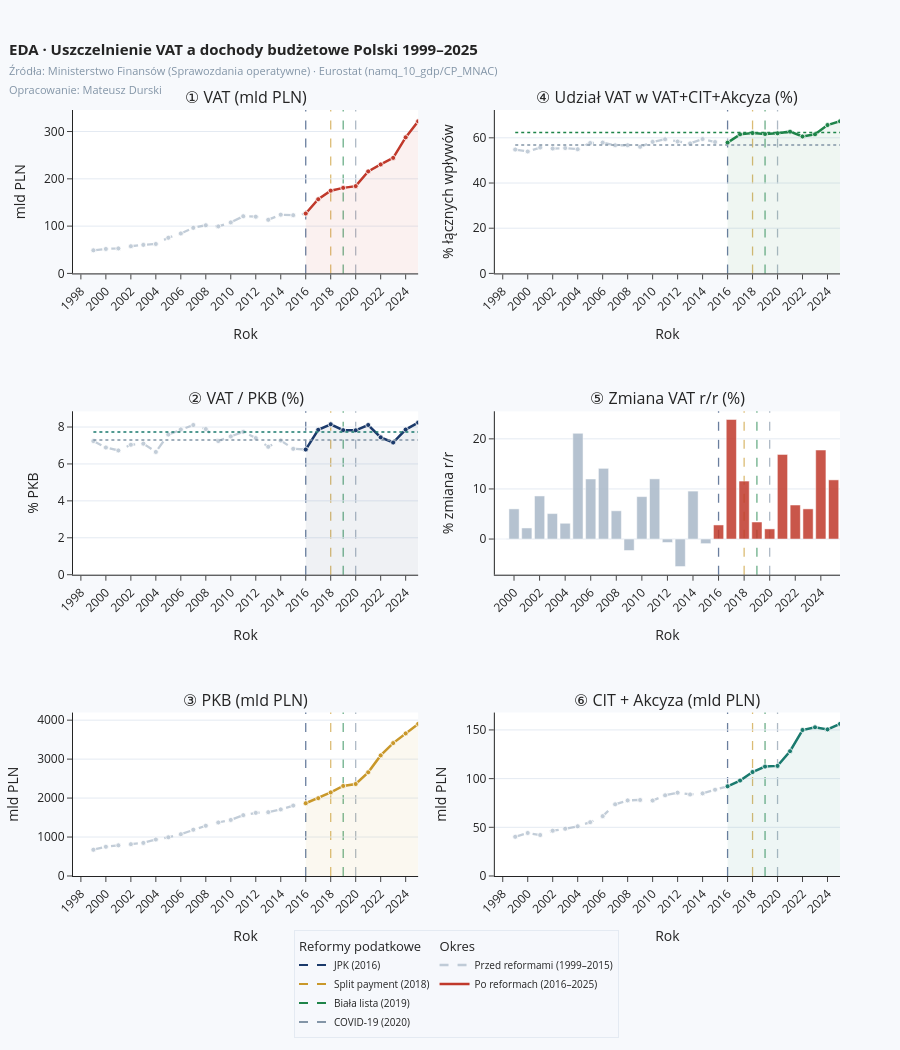

Write notebook code for a chart like this one.
### Code cell
# ── SEKCJA 1: DASHBOARD LINIOWY 3×2 (dane roczne z df) ──────────────────────


# Konwersja indeksu kwartalnego na PeriodIndex żeby resample działał
df.index = pd.PeriodIndex(df.index, freq='Q')

df_rok = df[['vat_mld', 'cit_mld', 'akcyza_mld', 'pkb_mld']].resample('Y').sum()
df_rok.index = df_rok.index.year   # indeks jako int roku (1999, 2000, ...)

# Zmienne pochodne na danych rocznych
df_rok['vat_pkb_pct']    = df_rok['vat_mld'] / df_rok['pkb_mld'] * 100
df_rok['vat_udzial_pct'] = (
    df_rok['vat_mld'] /
    (df_rok['vat_mld'] + df_rok['cit_mld'] + df_rok['akcyza_mld']) * 100
)
df_rok['vat_rr']         = df_rok['vat_mld'].pct_change() * 100
df_rok['cit_akc_mld']    = df_rok['cit_mld'] + df_rok['akcyza_mld']
df_rok['trend']          = range(1, len(df_rok) + 1)

# Przywróć indeks df do string (żeby nie psuć dalszych analiz)
df.index = df.index.astype(str)

print(f'✅ Agregacja roczna: {df_rok.index.min()}–{df_rok.index.max()}, '
      f'n={len(df_rok)}')
print(df_rok[['vat_mld', 'pkb_mld', 'vat_pkb_pct',
              'vat_udzial_pct']].tail(5).to_string())

# ══════════════════════════════════════════════════════════════════════════════
# DANE DLA DASHBOARDU
# ══════════════════════════════════════════════════════════════════════════════

lata = df_rok.index.tolist()

# Podział przed/po — rok 2016 wspólny punkt łączący segmenty
lata_przed = [r for r in lata if r <= 2016]
lata_po    = [r for r in lata if r >= 2016]

def split(kolumna):
    """Dzieli serię na dwa okresy. Rok 2016 wspólny — zapewnia ciągłość linii."""
    dane = df_rok[kolumna].round(2)
    return (
        dane[dane.index <= 2016].tolist(),
        dane[dane.index >= 2016].tolist(),
    )

# Indeks 1999=100
vat_n = (df_rok['vat_mld']    / df_rok['vat_mld'].iloc[0]    * 100).round(2).tolist()
cit_n = (df_rok['cit_mld']    / df_rok['cit_mld'].iloc[0]    * 100).round(2).tolist()
akc_n = (df_rok['akcyza_mld'] / df_rok['akcyza_mld'].iloc[0] * 100).round(2).tolist()

idx_2016 = lata.index(2016)
vat_n_przed, vat_n_po = vat_n[:idx_2016 + 1], vat_n[idx_2016:]
cit_n_przed, cit_n_po = cit_n[:idx_2016 + 1], cit_n[idx_2016:]
akc_n_przed, akc_n_po = akc_n[:idx_2016 + 1], akc_n[idx_2016:]

# Zmiana r/r
rr_vals = df_rok['vat_rr'].fillna(0).round(2).tolist()

# Średnie VAT/PKB przed/po
sr_przed = df_rok.loc[df_rok.index <= 2015, 'vat_pkb_pct'].mean()
sr_po    = df_rok.loc[df_rok.index >= 2016, 'vat_pkb_pct'].mean()

# Średnie udziału VAT przed/po
sr_ud_przed = df_rok.loc[df_rok.index <= 2015, 'vat_udzial_pct'].mean()
sr_ud_po    = df_rok.loc[df_rok.index >= 2016, 'vat_udzial_pct'].mean()

# ── KOLORY ────────────────────────────────────────────────────────────────────
CZERWONY    = '#C0392B'
NIEBIESKI   = '#1B3A6B'
ZLOTY       = '#C9982A'
TURKUSOWY   = '#1A7A6E'
ZIELONY     = '#1E8449'
MGLA        = '#8395A7'
SZARY_PRZED = '#A9B8C8'
SZARY_GRID  = '#E4EAF2'
BG          = '#F7F9FC'

FILL = {
    CZERWONY:  'rgba(192,57,43,0.07)',
    NIEBIESKI: 'rgba(27,58,107,0.07)',
    ZLOTY:     'rgba(201,152,42,0.07)',
    TURKUSOWY: 'rgba(26,122,110,0.07)',
    ZIELONY:   'rgba(30,132,73,0.07)',
}

# ── FIGURA 3×2 ────────────────────────────────────────────────────────────────
fig = make_subplots(
    rows=3, cols=2,
    subplot_titles=[
        '① VAT (mld PLN)',
        '④ Udział VAT w VAT+CIT+Akcyza (%)',
        '② VAT / PKB (%)',
        '⑤ Zmiana VAT r/r (%)',
        '③ PKB (mld PLN)',
        '⑥ CIT + Akcyza (mld PLN)',
    ],
    vertical_spacing=0.18,
    horizontal_spacing=0.10,
)

# ── HELPER: dwa segmenty dla jednej serii ─────────────────────────────────────
def dodaj_serie(fig, row, col, kolumna, kolor, hover_suffix, fill=False):
    """
    Rysuje serię jako dwa segmenty:
      przed 2016 — szary, kreskowany
      po 2016    — pełny kolor
    Rok 2016 wspólny — linia ciągła wizualnie.
    """
    dane_przed, dane_po = split(kolumna)

    fig.add_trace(go.Scatter(
        x=lata_przed, y=dane_przed,
        mode='lines+markers',
        line=dict(color=SZARY_PRZED, width=2.3, dash='dash'),
        marker=dict(size=5, color=SZARY_PRZED,
                    line=dict(color='white', width=0.8)),
        opacity=0.7, showlegend=False,
        hovertemplate=f'<b>%{{x}}</b><br>%{{y:.2f}} {hover_suffix}'
                      f'<extra>przed 2016</extra>',
    ), row=row, col=col)

    fig.add_trace(go.Scatter(
        x=lata_po, y=dane_po,
        mode='lines+markers',
        line=dict(color=kolor, width=2.5),
        marker=dict(size=5, color=kolor,
                    line=dict(color='white', width=0.8)),
        fill='tozeroy' if fill else 'none',
        fillcolor=FILL.get(kolor) if fill else None,
        showlegend=False,
        hovertemplate=f'<b>%{{x}}</b><br>%{{y:.2f}} {hover_suffix}'
                      f'<extra>po 2016</extra>',
    ), row=row, col=col)


# ── ① VAT — row1, col1 ───────────────────────────────────────────────────────
dodaj_serie(fig, 1, 1, 'vat_mld', CZERWONY, 'mld PLN', fill=True)

# ── ② VAT/PKB — row2, col1 ───────────────────────────────────────────────────
dodaj_serie(fig, 2, 1, 'vat_pkb_pct', NIEBIESKI, '%', fill=True)

# Linie średnich
fig.add_trace(go.Scatter(
    x=[lata[0], lata[-1]], y=[sr_przed, sr_przed],
    mode='lines', showlegend=False,
    line=dict(color=MGLA, width=1.5, dash='dot'),
    hovertemplate=f'Śr. 1999–2015: {sr_przed:.2f}%<extra></extra>',
), row=2, col=1)

fig.add_trace(go.Scatter(
    x=[lata[0], lata[-1]], y=[sr_po, sr_po],
    mode='lines', showlegend=False,
    line=dict(color=TURKUSOWY, width=1.5, dash='dot'),
    hovertemplate=f'Śr. 2016–2025: {sr_po:.2f}%<extra></extra>',
), row=2, col=1)

# ── ③ PKB — row3, col1 ───────────────────────────────────────────────────────
dodaj_serie(fig, 3, 1, 'pkb_mld', ZLOTY, 'mld PLN', fill=True)

# ── ④ UDZIAŁ VAT — row1, col2 ─────────────────────────────────────────────────
dodaj_serie(fig, 1, 2, 'vat_udzial_pct', ZIELONY, '%', fill=True)

# Linie średnich udziału
fig.add_trace(go.Scatter(
    x=[lata[0], lata[-1]], y=[sr_ud_przed, sr_ud_przed],
    mode='lines', showlegend=False,
    line=dict(color=MGLA, width=1.5, dash='dot'),
    hovertemplate=f'Śr. 1999–2015: {sr_ud_przed:.2f}%<extra></extra>',
), row=1, col=2)

fig.add_trace(go.Scatter(
    x=[lata[0], lata[-1]], y=[sr_ud_po, sr_ud_po],
    mode='lines', showlegend=False,
    line=dict(color=ZIELONY, width=1.5, dash='dot'),
    hovertemplate=f'Śr. 2016–2025: {sr_ud_po:.2f}%<extra></extra>',
), row=1, col=2)

# ── ⑤ VAT r/r — row2, col2 ───────────────────────────────────────────────────
kolory_bar = [
    SZARY_PRZED if r < 2016 else (CZERWONY if v >= 0 else MGLA)
    for r, v in zip(lata, rr_vals)
]

fig.add_trace(go.Bar(
    x=lata, y=rr_vals,
    marker_color=kolory_bar,
    marker_line_color='white',
    marker_line_width=0.5,
    opacity=0.85,
    showlegend=False,
    hovertemplate='<b>%{x}</b><br>Zmiana: %{y:.2f}%<extra></extra>',
), row=2, col=2)

# ── ⑥ CIT + AKCYZA — row3, col2 ──────────────────────────────────────────────
dodaj_serie(fig, 3, 2, 'cit_akc_mld', TURKUSOWY, 'mld PLN', fill=True)

# ── LINIE REFORM ─────────────────────────────────────────────────────────────
subplot_axes = [
    ('x',  'y'),
    ('x2', 'y2'),
    ('x3', 'y3'),
    ('x4', 'y4'),
    ('x5', 'y5'),
    ('x6', 'y6'),
]

REFORMY = [
    (2016, NIEBIESKI, 'JPK (2016)'),
    (2018, ZLOTY,     'Split payment (2018)'),
    (2019, ZIELONY,   'Biała lista (2019)'),
    (2020, MGLA,      'COVID-19 (2020)'),
]

shapes = []
for xref, yref in subplot_axes:
    for rok, kolor, _ in REFORMY:
        shapes.append(dict(
            type='line',
            xref=xref, yref=f'{yref} domain',
            x0=rok, x1=rok, y0=0, y1=1,
            line=dict(color=kolor, width=1.3, dash='dash'),
            opacity=0.65, layer='below',
        ))

# ── LEGENDA ───────────────────────────────────────────────────────────────────
for i, (rok, kolor, label) in enumerate(REFORMY):
    fig.add_trace(go.Scatter(
        x=[None], y=[None], mode='lines',
        name=label,
        legendgroup='reformy',
        legendgrouptitle_text='Reformy podatkowe' if i == 0 else None,
        line=dict(color=kolor, width=2, dash='dash'),
        showlegend=True,
    ))

for i, (kolor, dash, opacity, label) in enumerate([
    (SZARY_PRZED, 'dash',  0.7, 'Przed reformami (1999–2015)'),
    (CZERWONY,    'solid', 1.0, 'Po reformach (2016–2025)'),
]):
    fig.add_trace(go.Scatter(
        x=[None], y=[None], mode='lines',
        name=label,
        legendgroup='okresy',
        legendgrouptitle_text='Okres' if i == 0 else None,
        line=dict(color=kolor, width=2.5, dash=dash),
        opacity=opacity, showlegend=True,
    ))

# ── LAYOUT ───────────────────────────────────────────────────────────────────
fig.update_layout(
    title=dict(
        text=(
            '<b>EDA · Uszczelnienie VAT a dochody budżetowe Polski 1999–2025</b><br>'
            '<span style="font-size:11px;color:#8395A7">'
            'Źródła: Ministerstwo Finansów (Sprawozdania operatywne) · '
            'Eurostat (namq_10_gdp/CP_MNAC)<br>'
            'Opracowanie: Mateusz Durski'
            '</span>'
        ),
        x=0.01, xanchor='left',
        font=dict(size=15),
    ),
    height=1050,
    paper_bgcolor=BG,
    hovermode='x unified',
    template='simple_white',
    shapes=shapes,
    annotations=[],
    legend=dict(
        orientation='h',
        y=-0.07, x=0.5, xanchor='center',
        font=dict(size=10),
        bgcolor='rgba(247,249,252,0.9)',
        bordercolor=SZARY_GRID, borderwidth=1,
        tracegroupgap=30,
    ),
    margin=dict(t=110, b=100, l=60, r=60),
)

# ── OSIE ─────────────────────────────────────────────────────────────────────
etykiety_osi = [
    (1, 1, 'Rok', 'mld PLN'),
    (1, 2, 'Rok', '% łącznych wpływów'),
    (2, 1, 'Rok', '% PKB'),
    (2, 2, 'Rok', '% zmiana r/r'),
    (3, 1, 'Rok', 'mld PLN'),
    (3, 2, 'Rok', 'mld PLN'),
]
for row, col, xlabel, ylabel in etykiety_osi:
    fig.update_xaxes(
        title_text=xlabel, showgrid=False,
        tickangle=-45, dtick=2,   # co 2 lata — czytelne przy n=26
        row=row, col=col,
    )
    fig.update_yaxes(
        title_text=ylabel, showgrid=True,
        gridcolor=SZARY_GRID, row=row, col=col,
    )

# Grid fix
for axis in fig.layout:
    if 'xaxis' in axis:
        fig.layout[axis].update(showgrid=False)
    if 'yaxis' in axis:
        fig.layout[axis].update(showgrid=True, gridcolor=SZARY_GRID)

# ── EXPORT ───────────────────────────────────────────────────────────────────
file_path = OUT_DIR / "eda_vat_interaktywny.html"

fig.write_html(
    file_path,
    include_plotlyjs="cdn",
)

print(f"✅ Zapisano: {file_path}")

fig.show()

### Figure 1 — Plotly figure (JSON) as saved in the notebook; plotly's stock layout.template omitted (floating-point values rounded to 4 significant figures)
{"data": [{"hovertemplate": "<b>%{x}</b><br>%{y:.2f} mld PLN<extra>przed 2016</extra>", "line": {"color": "#A9B8C8", "dash": "dash", "width": 2.3}, "marker": {"color": "#A9B8C8", "line": {"color": "white", "width": 0.8}, "size": 5}, "mode": "lines+markers", "opacity": 0.7, "showlegend": false, "type": "scatter", "x": [1999, 2000, 2001, 2002, 2003, 2004, 2005, 2006, 2007, 2008, 2009, 2010, 2011, 2012, 2013, 2014, 2015, 2016], "xaxis": "x", "y": [48.81, 51.75, 52.89, 57.44, 60.36, 62.26, 75.4, 84.44, 96.35, 101.8, 99.45, 107.9, 120.8, 120, 113.4, 124.3, 123.1, 126.6], "yaxis": "y"}, {"fill": "tozeroy", "fillcolor": "rgba(192,57,43,0.07)", "hovertemplate": "<b>%{x}</b><br>%{y:.2f} mld PLN<extra>po 2016</extra>", "line": {"color": "#C0392B", "width": 2.5}, "marker": {"color": "#C0392B", "line": {"color": "white", "width": 0.8}, "size": 5}, "mode": "lines+markers", "showlegend": false, "type": "scatter", "x": [2016, 2017, 2018, 2019, 2020, 2021, 2022, 2023, 2024, 2025], "xaxis": "x", "y": [126.6, 156.8, 174.9, 180.9, 184.6, 215.7, 230.4, 244.3, 287.7, 321.6], "yaxis": "y"}, {"hovertemplate": "<b>%{x}</b><br>%{y:.2f} %<extra>przed 2016</extra>", "line": {"color": "#A9B8C8", "dash": "dash", "width": 2.3}, "marker": {"color": "#A9B8C8", "line": {"color": "white", "width": 0.8}, "size": 5}, "mode": "lines+markers", "opacity": 0.7, "showlegend": false, "type": "scatter", "x": [1999, 2000, 2001, 2002, 2003, 2004, 2005, 2006, 2007, 2008, 2009, 2010, 2011, 2012, 2013, 2014, 2015, 2016], "xaxis": "x3", "y": [7.24, 6.89, 6.73, 7.04, 7.1, 6.65, 7.59, 7.87, 8.11, 7.89, 7.24, 7.49, 7.74, 7.4, 6.93, 7.27, 6.82, 6.78], "yaxis": "y3"}, {"fill": "tozeroy", "fillcolor": "rgba(27,58,107,0.07)", "hovertemplate": "<b>%{x}</b><br>%{y:.2f} %<extra>po 2016</extra>", "line": {"color": "#1B3A6B", "width": 2.5}, "marker": {"color": "#1B3A6B", "line": {"color": "white", "width": 0.8}, "size": 5}, "mode": "lines+markers", "showlegend": false, "type": "scatter", "x": [2016, 2017, 2018, 2019, 2020, 2021, 2022, 2023, 2024, 2025], "xaxis": "x3", "y": [6.78, 7.85, 8.15, 7.83, 7.82, 8.11, 7.44, 7.16, 7.86, 8.24], "yaxis": "y3"}, {"hovertemplate": "Śr. 1999–2015: 7.29%<extra></extra>", "line": {"color": "#8395A7", "dash": "dot", "width": 1.5}, "mode": "lines", "showlegend": false, "type": "scatter", "x": [1999, 2025], "xaxis": "x3", "y": [7.294, 7.294], "yaxis": "y3"}, {"hovertemplate": "Śr. 2016–2025: 7.72%<extra></extra>", "line": {"color": "#1A7A6E", "dash": "dot", "width": 1.5}, "mode": "lines", "showlegend": false, "type": "scatter", "x": [1999, 2025], "xaxis": "x3", "y": [7.724, 7.724], "yaxis": "y3"}, {"hovertemplate": "<b>%{x}</b><br>%{y:.2f} mld PLN<extra>przed 2016</extra>", "line": {"color": "#A9B8C8", "dash": "dash", "width": 2.3}, "marker": {"color": "#A9B8C8", "line": {"color": "white", "width": 0.8}, "size": 5}, "mode": "lines+markers", "opacity": 0.7, "showlegend": false, "type": "scatter", "x": [1999, 2000, 2001, 2002, 2003, 2004, 2005, 2006, 2007, 2008, 2009, 2010, 2011, 2012, 2013, 2014, 2015, 2016], "xaxis": "x5", "y": [674.1, 751.1, 786.4, 815.8, 850.2, 936.1, 993.1, 1072.0, 1189.0, 1290.0, 1373.0, 1440.0, 1561.0, 1621.0, 1638.0, 1710.0, 1807.0, 1867.0], "yaxis": "y5"}, {"fill": "tozeroy", "fillcolor": "rgba(201,152,42,0.07)", "hovertemplate": "<b>%{x}</b><br>%{y:.2f} mld PLN<extra>po 2016</extra>", "line": {"color": "#C9982A", "width": 2.5}, "marker": {"color": "#C9982A", "line": {"color": "white", "width": 0.8}, "size": 5}, "mode": "lines+markers", "showlegend": false, "type": "scatter", "x": [2016, 2017, 2018, 2019, 2020, 2021, 2022, 2023, 2024, 2025], "xaxis": "x5", "y": [1867.0, 1997.0, 2146.0, 2311.0, 2361.0, 2661, 3096.0, 3411.0, 3659.0, 3904.0], "yaxis": "y5"}, {"hovertemplate": "<b>%{x}</b><br>%{y:.2f} %<extra>przed 2016</extra>", "line": {"color": "#A9B8C8", "dash": "dash", "width": 2.3}, "marker": {"color": "#A9B8C8", "line": {"color": "white", "width": 0.8}, "size": 5}, "mode": "lines+markers", "opacity": 0.7, "showlegend": false, "type": "scatter", "x": [1999, 2000, 2001, 2002, 2003, 2004, 2005, 2006, 2007, 2008, 2009, 2010, 2011, 2012, 2013, 2014, 2015, 2016], "xaxis": "x2", "y": [54.8, 53.95, 55.69, 55.26, 55.45, 54.95, 57.72, 57.89, 56.7, 56.72, 56.02, 58.21, 59.33, 58.37, 57.53, 59.43, 58.15, 57.88], "yaxis": "y2"}, {"fill": "tozeroy", "fillcolor": "rgba(30,132,73,0.07)", "hovertemplate": "<b>%{x}</b><br>%{y:.2f} %<extra>po 2016</extra>", "line": {"color": "#1E8449", "width": 2.5}, "marker": {"color": "#1E8449", "line": {"color": "white", "width": 0.8}, "size": 5}, "mode": "lines+markers", "showlegend": false, "type": "scatter", "x": [2016, 2017, 2018, 2019, 2020, 2021, 2022, 2023, 2024, 2025], "xaxis": "x2", "y": [57.88, 61.53, 62.1, 61.68, 62.01, 62.73, 60.58, 61.54, 65.65, 67.31], "yaxis": "y2"}, {"hovertemplate": "Śr. 1999–2015: 56.83%<extra></extra>", "line": {"color": "#8395A7", "dash": "dot", "width": 1.5}, "mode": "lines", "showlegend": false, "type": "scatter", "x": [1999, 2025], "xaxis": "x2", "y": [56.83, 56.83], "yaxis": "y2"}, {"hovertemplate": "Śr. 2016–2025: 62.30%<extra></extra>", "line": {"color": "#1E8449", "dash": "dot", "width": 1.5}, "mode": "lines", "showlegend": false, "type": "scatter", "x": [1999, 2025], "xaxis": "x2", "y": [62.3, 62.3], "yaxis": "y2"}, {"hovertemplate": "<b>%{x}</b><br>Zmiana: %{y:.2f}%<extra></extra>", "marker": {"color": ["#A9B8C8", "#A9B8C8", "#A9B8C8", "#A9B8C8", "#A9B8C8", "#A9B8C8", "#A9B8C8", "#A9B8C8", "#A9B8C8", "#A9B8C8", "#A9B8C8", "#A9B8C8", "#A9B8C8", "#A9B8C8", "#A9B8C8", "#A9B8C8", "#A9B8C8", "#C0392B", "#C0392B", "#C0392B", "#C0392B", "#C0392B", "#C0392B", "#C0392B", "#C0392B", "#C0392B", "#C0392B"], "line": {"color": "white", "width": 0.5}}, "opacity": 0.85, "showlegend": false, "type": "bar", "x": [1999, 2000, 2001, 2002, 2003, 2004, 2005, 2006, 2007, 2008, 2009, 2010, 2011, 2012, 2013, 2014, 2015, 2016, 2017, 2018, 2019, 2020, 2021, 2022, 2023, 2024, 2025], "xaxis": "x4", "y": [0, 6.02, 2.21, 8.6, 5.08, 3.15, 21.1, 11.99, 14.11, 5.64, -2.29, 8.47, 12.01, -0.69, -5.49, 9.57, -0.92, 2.81, 23.87, 11.57, 3.4, 2.02, 16.9, 6.79, 6.02, 17.77, 11.81], "yaxis": "y4"}, {"hovertemplate": "<b>%{x}</b><br>%{y:.2f} mld PLN<extra>przed 2016</extra>", "line": {"color": "#A9B8C8", "dash": "dash", "width": 2.3}, "marker": {"color": "#A9B8C8", "line": {"color": "white", "width": 0.8}, "size": 5}, "mode": "lines+markers", "opacity": 0.7, "showlegend": false, "type": "scatter", "x": [1999, 2000, 2001, 2002, 2003, 2004, 2005, 2006, 2007, 2008, 2009, 2010, 2011, 2012, 2013, 2014, 2015, 2016], "xaxis": "x6", "y": [40.27, 44.18, 42.08, 46.5, 48.5, 51.04, 55.24, 61.42, 73.57, 77.65, 78.08, 77.45, 82.83, 85.6, 83.73, 84.84, 88.62, 92.13], "yaxis": "y6"}, {"fill": "tozeroy", "fillcolor": "rgba(26,122,110,0.07)", "hovertemplate": "<b>%{x}</b><br>%{y:.2f} mld PLN<extra>po 2016</extra>", "line": {"color": "#1A7A6E", "width": 2.5}, "marker": {"color": "#1A7A6E", "line": {"color": "white", "width": 0.8}, "size": 5}, "mode": "lines+markers", "showlegend": false, "type": "scatter", "x": [2016, 2017, 2018, 2019, 2020, 2021, 2022, 2023, 2024, 2025], "xaxis": "x6", "y": [92.13, 98.02, 106.8, 112.4, 113.1, 128.2, 149.9, 152.7, 150.6, 156.2], "yaxis": "y6"}, {"legendgroup": "reformy", "legendgrouptitle": {"text": "Reformy podatkowe"}, "line": {"color": "#1B3A6B", "dash": "dash", "width": 2}, "mode": "lines", "name": "JPK (2016)", "showlegend": true, "type": "scatter", "x": [null], "y": [null]}, {"legendgroup": "reformy", "line": {"color": "#C9982A", "dash": "dash", "width": 2}, "mode": "lines", "name": "Split payment (2018)", "showlegend": true, "type": "scatter", "x": [null], "y": [null]}, {"legendgroup": "reformy", "line": {"color": "#1E8449", "dash": "dash", "width": 2}, "mode": "lines", "name": "Biała lista (2019)", "showlegend": true, "type": "scatter", "x": [null], "y": [null]}, {"legendgroup": "reformy", "line": {"color": "#8395A7", "dash": "dash", "width": 2}, "mode": "lines", "name": "COVID-19 (2020)", "showlegend": true, "type": "scatter", "x": [null], "y": [null]}, {"legendgroup": "okresy", "legendgrouptitle": {"text": "Okres"}, "line": {"color": "#A9B8C8", "dash": "dash", "width": 2.5}, "mode": "lines", "name": "Przed reformami (1999–2015)", "opacity": 0.7, "showlegend": true, "type": "scatter", "x": [null], "y": [null]}, {"legendgroup": "okresy", "line": {"color": "#C0392B", "dash": "solid", "width": 2.5}, "mode": "lines", "name": "Po reformach (2016–2025)", "opacity": 1, "showlegend": true, "type": "scatter", "x": [null], "y": [null]}], "layout": {"annotations": [{"font": {"size": 16}, "showarrow": false, "text": "① VAT (mld PLN)", "x": 0.225, "xanchor": "center", "xref": "paper", "y": 1, "yanchor": "bottom", "yref": "paper"}, {"font": {"size": 16}, "showarrow": false, "text": "④ Udział VAT w VAT+CIT+Akcyza (%)", "x": 0.775, "xanchor": "center", "xref": "paper", "y": 1, "yanchor": "bottom", "yref": "paper"}, {"font": {"size": 16}, "showarrow": false, "text": "② VAT / PKB (%)", "x": 0.225, "xanchor": "center", "xref": "paper", "y": 0.6067, "yanchor": "bottom", "yref": "paper"}, {"font": {"size": 16}, "showarrow": false, "text": "⑤ Zmiana VAT r/r (%)", "x": 0.775, "xanchor": "center", "xref": "paper", "y": 0.6067, "yanchor": "bottom", "yref": "paper"}, {"font": {"size": 16}, "showarrow": false, "text": "③ PKB (mld PLN)", "x": 0.225, "xanchor": "center", "xref": "paper", "y": 0.2133, "yanchor": "bottom", "yref": "paper"}, {"font": {"size": 16}, "showarrow": false, "text": "⑥ CIT + Akcyza (mld PLN)", "x": 0.775, "xanchor": "center", "xref": "paper", "y": 0.2133, "yanchor": "bottom", "yref": "paper"}], "height": 1050, "hovermode": "x unified", "legend": {"bgcolor": "rgba(247,249,252,0.9)", "bordercolor": "#E4EAF2", "borderwidth": 1, "font": {"size": 10}, "orientation": "h", "tracegroupgap": 30, "x": 0.5, "xanchor": "center", "y": -0.07}, "margin": {"b": 100, "l": 60, "r": 60, "t": 110}, "paper_bgcolor": "#F7F9FC", "shapes": [{"layer": "below", "line": {"color": "#1B3A6B", "dash": "dash", "width": 1.3}, "opacity": 0.65, "type": "line", "x0": 2016, "x1": 2016, "xref": "x", "y0": 0, "y1": 1, "yref": "y domain"}, {"layer": "below", "line": {"color": "#C9982A", "dash": "dash", "width": 1.3}, "opacity": 0.65, "type": "line", "x0": 2018, "x1": 2018, "xref": "x", "y0": 0, "y1": 1, "yref": "y domain"}, {"layer": "below", "line": {"color": "#1E8449", "dash": "dash", "width": 1.3}, "opacity": 0.65, "type": "line", "x0": 2019, "x1": 2019, "xref": "x", "y0": 0, "y1": 1, "yref": "y domain"}, {"layer": "below", "line": {"color": "#8395A7", "dash": "dash", "width": 1.3}, "opacity": 0.65, "type": "line", "x0": 2020, "x1": 2020, "xref": "x", "y0": 0, "y1": 1, "yref": "y domain"}, {"layer": "below", "line": {"color": "#1B3A6B", "dash": "dash", "width": 1.3}, "opacity": 0.65, "type": "line", "x0": 2016, "x1": 2016, "xref": "x2", "y0": 0, "y1": 1, "yref": "y2 domain"}, {"layer": "below", "line": {"color": "#C9982A", "dash": "dash", "width": 1.3}, "opacity": 0.65, "type": "line", "x0": 2018, "x1": 2018, "xref": "x2", "y0": 0, "y1": 1, "yref": "y2 domain"}, {"layer": "below", "line": {"color": "#1E8449", "dash": "dash", "width": 1.3}, "opacity": 0.65, "type": "line", "x0": 2019, "x1": 2019, "xref": "x2", "y0": 0, "y1": 1, "yref": "y2 domain"}, {"layer": "below", "line": {"color": "#8395A7", "dash": "dash", "width": 1.3}, "opacity": 0.65, "type": "line", "x0": 2020, "x1": 2020, "xref": "x2", "y0": 0, "y1": 1, "yref": "y2 domain"}, {"layer": "below", "line": {"color": "#1B3A6B", "dash": "dash", "width": 1.3}, "opacity": 0.65, "type": "line", "x0": 2016, "x1": 2016, "xref": "x3", "y0": 0, "y1": 1, "yref": "y3 domain"}, {"layer": "below", "line": {"color": "#C9982A", "dash": "dash", "width": 1.3}, "opacity": 0.65, "type": "line", "x0": 2018, "x1": 2018, "xref": "x3", "y0": 0, "y1": 1, "yref": "y3 domain"}, {"layer": "below", "line": {"color": "#1E8449", "dash": "dash", "width": 1.3}, "opacity": 0.65, "type": "line", "x0": 2019, "x1": 2019, "xref": "x3", "y0": 0, "y1": 1, "yref": "y3 domain"}, {"layer": "below", "line": {"color": "#8395A7", "dash": "dash", "width": 1.3}, "opacity": 0.65, "type": "line", "x0": 2020, "x1": 2020, "xref": "x3", "y0": 0, "y1": 1, "yref": "y3 domain"}, {"layer": "below", "line": {"color": "#1B3A6B", "dash": "dash", "width": 1.3}, "opacity": 0.65, "type": "line", "x0": 2016, "x1": 2016, "xref": "x4", "y0": 0, "y1": 1, "yref": "y4 domain"}, {"layer": "below", "line": {"color": "#C9982A", "dash": "dash", "width": 1.3}, "opacity": 0.65, "type": "line", "x0": 2018, "x1": 2018, "xref": "x4", "y0": 0, "y1": 1, "yref": "y4 domain"}, {"layer": "below", "line": {"color": "#1E8449", "dash": "dash", "width": 1.3}, "opacity": 0.65, "type": "line", "x0": 2019, "x1": 2019, "xref": "x4", "y0": 0, "y1": 1, "yref": "y4 domain"}, {"layer": "below", "line": {"color": "#8395A7", "dash": "dash", "width": 1.3}, "opacity": 0.65, "type": "line", "x0": 2020, "x1": 2020, "xref": "x4", "y0": 0, "y1": 1, "yref": "y4 domain"}, {"layer": "below", "line": {"color": "#1B3A6B", "dash": "dash", "width": 1.3}, "opacity": 0.65, "type": "line", "x0": 2016, "x1": 2016, "xref": "x5", "y0": 0, "y1": 1, "yref": "y5 domain"}, {"layer": "below", "line": {"color": "#C9982A", "dash": "dash", "width": 1.3}, "opacity": 0.65, "type": "line", "x0": 2018, "x1": 2018, "xref": "x5", "y0": 0, "y1": 1, "yref": "y5 domain"}, {"layer": "below", "line": {"color": "#1E8449", "dash": "dash", "width": 1.3}, "opacity": 0.65, "type": "line", "x0": 2019, "x1": 2019, "xref": "x5", "y0": 0, "y1": 1, "yref": "y5 domain"}, {"layer": "below", "line": {"color": "#8395A7", "dash": "dash", "width": 1.3}, "opacity": 0.65, "type": "line", "x0": 2020, "x1": 2020, "xref": "x5", "y0": 0, "y1": 1, "yref": "y5 domain"}, {"layer": "below", "line": {"color": "#1B3A6B", "dash": "dash", "width": 1.3}, "opacity": 0.65, "type": "line", "x0": 2016, "x1": 2016, "xref": "x6", "y0": 0, "y1": 1, "yref": "y6 domain"}, {"layer": "below", "line": {"color": "#C9982A", "dash": "dash", "width": 1.3}, "opacity": 0.65, "type": "line", "x0": 2018, "x1": 2018, "xref": "x6", "y0": 0, "y1": 1, "yref": "y6 domain"}, {"layer": "below", "line": {"color": "#1E8449", "dash": "dash", "width": 1.3}, "opacity": 0.65, "type": "line", "x0": 2019, "x1": 2019, "xref": "x6", "y0": 0, "y1": 1, "yref": "y6 domain"}, {"layer": "below", "line": {"color": "#8395A7", "dash": "dash", "width": 1.3}, "opacity": 0.65, "type": "line", "x0": 2020, "x1": 2020, "xref": "x6", "y0": 0, "y1": 1, "yref": "y6 domain"}], "title": {"font": {"size": 15}, "text": "<b>EDA · Uszczelnienie VAT a dochody budżetowe Polski 1999–2025</b><br><span style=\"font-size:11px;color:#8395A7\">Źródła: Ministerstwo Finansów (Sprawozdania operatywne) · Eurostat (namq_10_gdp/CP_MNAC)<br>Opracowanie: Mateusz Durski</span>", "x": 0.01, "xanchor": "left"}, "xaxis": {"anchor": "y", "domain": [0, 0.45], "dtick": 2, "showgrid": false, "tickangle": -45, "title": {"text": "Rok"}}, "xaxis2": {"anchor": "y2", "domain": [0.55, 1], "dtick": 2, "showgrid": false, "tickangle": -45, "title": {"text": "Rok"}}, "xaxis3": {"anchor": "y3", "domain": [0, 0.45], "dtick": 2, "showgrid": false, "tickangle": -45, "title": {"text": "Rok"}}, "xaxis4": {"anchor": "y4", "domain": [0.55, 1], "dtick": 2, "showgrid": false, "tickangle": -45, "title": {"text": "Rok"}}, "xaxis5": {"anchor": "y5", "domain": [0, 0.45], "dtick": 2, "showgrid": false, "tickangle": -45, "title": {"text": "Rok"}}, "xaxis6": {"anchor": "y6", "domain": [0.55, 1], "dtick": 2, "showgrid": false, "tickangle": -45, "title": {"text": "Rok"}}, "yaxis": {"anchor": "x", "domain": [0.7867, 1], "gridcolor": "#E4EAF2", "showgrid": true, "title": {"text": "mld PLN"}}, "yaxis2": {"anchor": "x2", "domain": [0.7867, 1], "gridcolor": "#E4EAF2", "showgrid": true, "title": {"text": "% łącznych wpływów"}}, "yaxis3": {"anchor": "x3", "domain": [0.3933, 0.6067], "gridcolor": "#E4EAF2", "showgrid": true, "title": {"text": "% PKB"}}, "yaxis4": {"anchor": "x4", "domain": [0.3933, 0.6067], "gridcolor": "#E4EAF2", "showgrid": true, "title": {"text": "% zmiana r/r"}}, "yaxis5": {"anchor": "x5", "domain": [0, 0.2133], "gridcolor": "#E4EAF2", "showgrid": true, "title": {"text": "mld PLN"}}, "yaxis6": {"anchor": "x6", "domain": [0, 0.2133], "gridcolor": "#E4EAF2", "showgrid": true, "title": {"text": "mld PLN"}}}}
